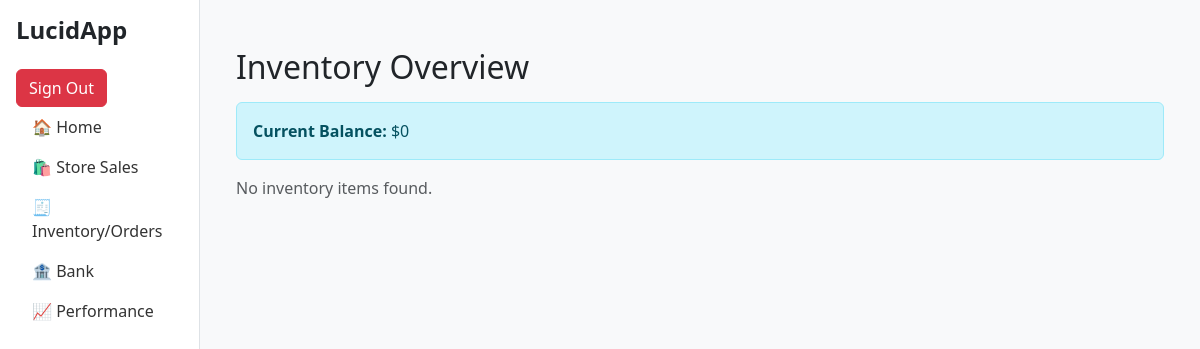
The page /orders/view-inventory (signed in) on the database as committed earlier.
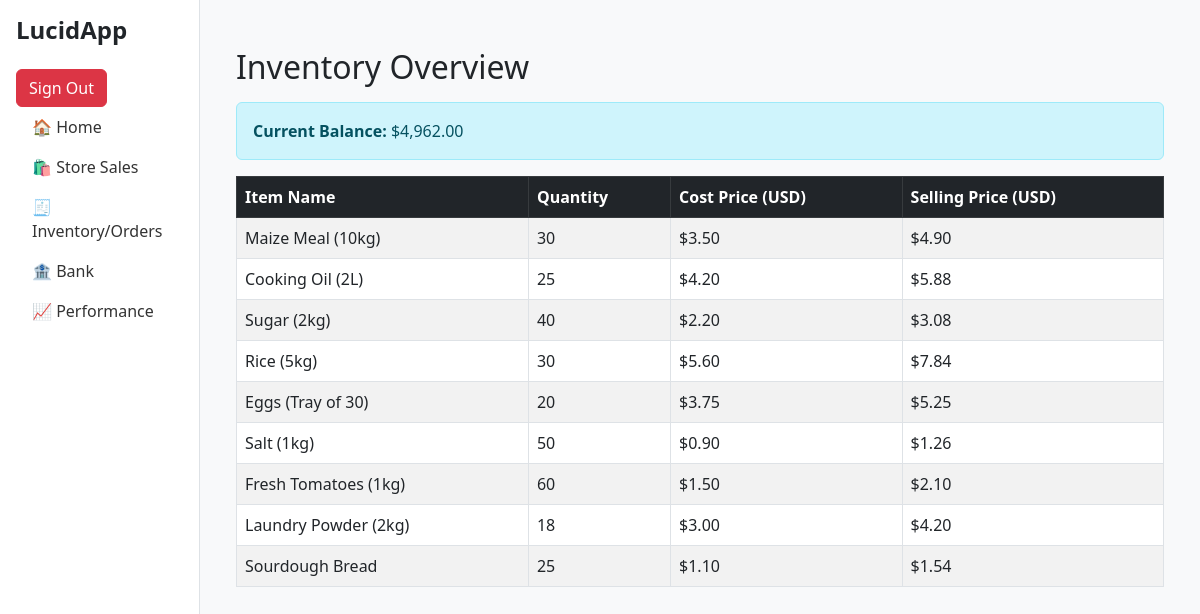
The same page on the database as committed later.
### bank/models.py (models this page shows, shortened)
class BankTransaction(models.Model):
    date = models.DateTimeField(default=now)
    description = models.CharField(max_length=255, blank=False, null=False)
    debit = models.DecimalField(
        max_digits=10,
        decimal_places=2,
        blank=False,
        null=False
    )
    credit = models.DecimalField(
        max_digits=10,
        decimal_places=2,
        blank=True,
        null=False,
        default=0,
    )
    balance = models.DecimalField(
        max_digits=10,
        decimal_places=2,
        blank=True,
        null=False,
        default=0,
    )
    notes = models.TextField(
        blank=True,
        null=True,
    )

### sales/models.py (models this page shows, shortened)
class Inventory(models.Model):
    name = models.CharField(
        max_length=255,
        blank=False,
        null=False,
        help_text="The name of the item in inventory"
    )
    quantity = models.PositiveIntegerField(
        blank=False,
        null=False,
        help_text="The number of items in stock"
    )
    cost_price = models.DecimalField(
        max_digits=10,
        decimal_places=2,
        blank=False,
        null=False,
        help_text="The cost price of the item in USD"
    )
    selling_price = models.DecimalField(
        max_digits=10,
        decimal_places=2,
        blank=True,
        null=False,
        help_text="The selling price of the item in USD"
    )
    class Meta:
        verbose_name = "Inventory Item"
        verbose_name_plural = "Inventory Items"

### orders/views.py (the view)
# urls.py: path('view-inventory', views.view_inventory, name='view_inventory'),
@login_required
def view_inventory(request):
    inventory_items = Inventory.objects.all()
    context = {
        'inventory_items': inventory_items,
        'current_balance': get_current_balance(),
    }
    return render(request, 'orders/view_inventory.html', context)

### orders/views.py (called while the page is built)
def get_current_balance():
    last_entry = BankTransaction.objects.order_by('-date').first()
    if last_entry:
        current_balance = last_entry.balance
    else:
        current_balance = 0  # Default value if no entries exist
    return current_balance

### templates/orders/view_inventory.html
{% extends 'base.html' %}
{% load static %}
{% load humanize %}
{% block content %}
<div class="container mt-4">
    <h2 class="mb-3">Inventory Overview</h2>
    <div class="alert alert-info">
        <strong>Current Balance:</strong> ${{ current_balance|intcomma }}
    </div>
    {% if inventory_items %}
        <table class="table table-striped table-bordered align-middle">
            <thead class="table-dark">
                <tr>
                    <th>Item Name</th>
                    <th>Quantity</th>
                    <th>Cost Price (USD)</th>
                    <th>Selling Price (USD)</th>
                </tr>
            </thead>
            <tbody>
                {% for item in inventory_items %}
                    <tr>
                        <td>{{ item.name }}</td>
                        <td>{{ item.quantity }}</td>
                        <td>${{ item.cost_price|intcomma }}</td>
                        <td>${{ item.selling_price|intcomma }}</td>
                    </tr>
                {% endfor %}
            </tbody>
        </table>
    {% else %}
        <p class="text-muted">No inventory items found.</p>
    {% endif %}
</div>
{% endblock %}

Rows that differ between the two databases and show on the page:
added BankTransaction: balance "4,962.00"
added Inventory: name "Maize Meal (10kg)", quantity "30", cost_price "3.50", selling_price "4.90"
added Inventory: name "Cooking Oil (2L)", quantity "25", cost_price "4.20", selling_price "5.88"
added Inventory: name "Sugar (2kg)", quantity "40", cost_price "2.20", selling_price "3.08"
added Inventory: name "Rice (5kg)", quantity "30", cost_price "5.60", selling_price "7.84"
added Inventory: name "Eggs (Tray of 30)", quantity "20", cost_price "3.75", selling_price "5.25"
added Inventory: name "Salt (1kg)", quantity "50", cost_price "0.90", selling_price "1.26"
added Inventory: name "Fresh Tomatoes (1kg)", quantity "60", cost_price "1.50", selling_price "2.10"
added Inventory: name "Laundry Powder (2kg)", quantity "18", cost_price "3.00", selling_price "4.20"
added Inventory: name "Sourdough Bread", quantity "25", cost_price "1.10", selling_price "1.54"
Other text that changed with them:
{{ current_balance|intcomma }}: "0" → (not shown)
text no longer shown: "No inventory items found."
text now shown: "Item Name Quantity Cost Price (USD) Selling Price (USD)"
